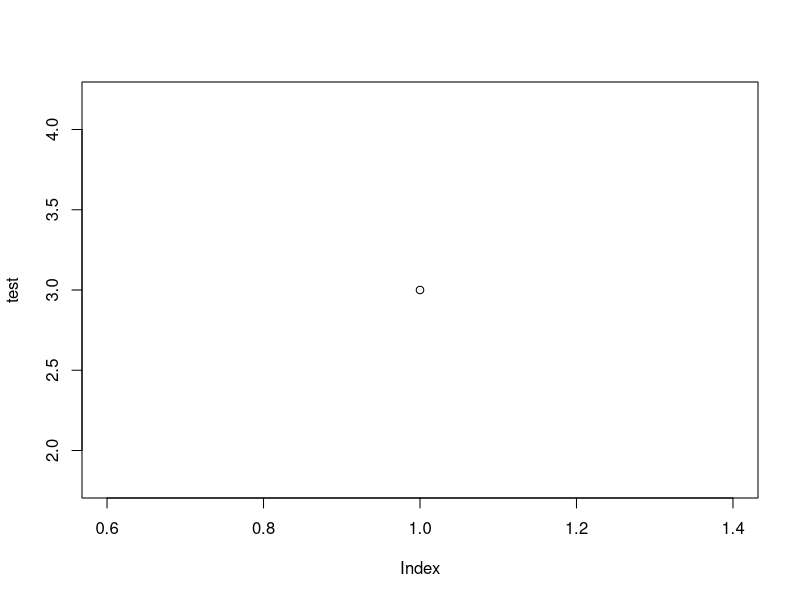

Recreate this plot in R.
## ---- chunk 1
#| message: false
#| warning: false

library(readr)
library(dplyr)
library(here)

## ---- chunk 2
test = 1+2
plot(test)
## ---- chunk 3
1 + 1
## ---- chunk 4
#| echo: false
2 * 2
